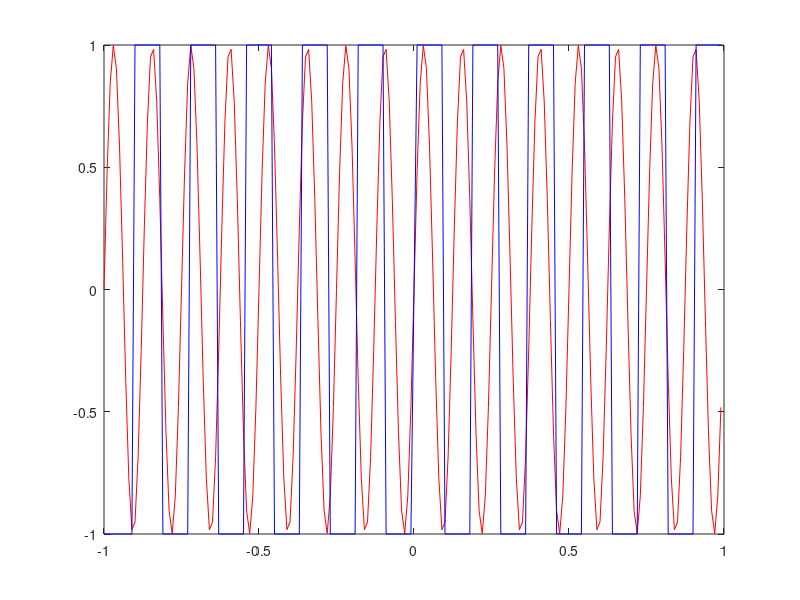

MATLAB code for this plot:
1;

global f =   [1 2 3 4 5 6 7 8 9 10];
global phi = [0 0 0 0 0 0 0 0 0 0];

function y = senal(t,f,phi)
    y = zeros(length(f), length(t));
    for i=1:length(f)
        y(i,:) = sin(2*pi*f(i)*t + phi(i));
    end
endfunction

function y = senal_cuadrada(t, f)
    y = sign(sin(2*pi*t*f));
endfunction

function [combinacion,senales] = combinacion_lineal(t, alfa)
    global f;
    global phi;
    senales = senal(t, f, phi);
    combinacion = zeros(length(t),1);
    for i=1:length(t)
        suma = 0;
        for j=1:length(alfa)
            suma = suma+senales(j,i);
        end
        combinacion(i) = suma;
    end

endfunction

t0 = -1;
dt = 0.01;
tn = 1;
fcuadrada = 5.5;
t = t0:dt:tn-dt;

alfa = rand(10,1);
[combinacion, senales] = combinacion_lineal(t, alfa);
%plot(t, combinacion);
%pause;
grafico_barras = zeros(length(f),1);
cuadrada = senal_cuadrada(t, fcuadrada);

for i=1:length(f)
    grafico_barras(i) = dot(cuadrada(:), senales(i,:));
end

%bar(grafico_barras);
plot(t, senales(8,:), 'r');
hold on
plot(t, cuadrada, 'b');
